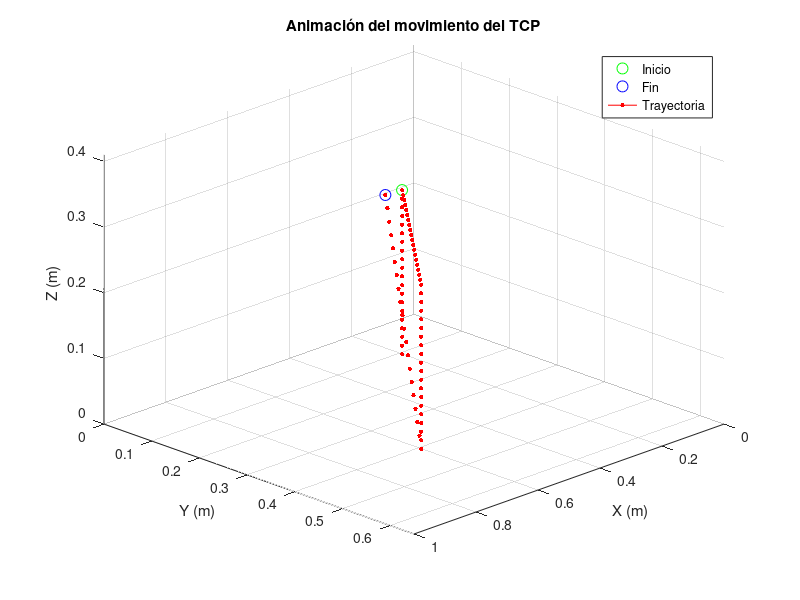

MATLAB code to generate this figure:
clc; clear; close all;

% ================================
% Puntos clave dentro del workspace reducido
% ================================
q_home   = [0.5 0.3 0.35];
q_pick   = [0.5 0.3 0.1];
q_lift   = [0.5 0.3 0.35];
q_move   = [0.9 0.6 0.35];
q_place  = [0.9 0.6 0.1];
q_return = [0.4 0.2 0.3];

% ================================
% Trayectoria interpolada (solo TCP)
% ================================
steps = 20;
traj = [...
    interp1([0 1],[q_home; q_pick],linspace(0,1,steps));
    interp1([0 1],[q_pick; q_lift],linspace(0,1,steps));
    interp1([0 1],[q_lift; q_move],linspace(0,1,steps));
    interp1([0 1],[q_move; q_place],linspace(0,1,steps));
    interp1([0 1],[q_place; q_return],linspace(0,1,steps))
];

% ================================
% Animación del movimiento
% ================================
figure;
grid on; hold on;
xlabel('X (m)'); ylabel('Y (m)'); zlabel('Z (m)');
title('Animación del movimiento del TCP');
axis([0 1 0 0.65 0 0.41]); % workspace reducido
view(135,30);

% Dibujar inicio y fin
plot3(traj(1,1), traj(1,2), traj(1,3), 'go','MarkerSize',8,'DisplayName','Inicio');
plot3(traj(end,1), traj(end,2), traj(end,3), 'bo','MarkerSize',8,'DisplayName','Fin');

% Animar paso a paso
for i = 1:size(traj,1)
    plot3(traj(i,1), traj(i,2), traj(i,3), 'r.-','MarkerSize',10);
    pause(0.1); % controla la velocidad de la animación
end

legend('Inicio','Fin','Trayectoria');